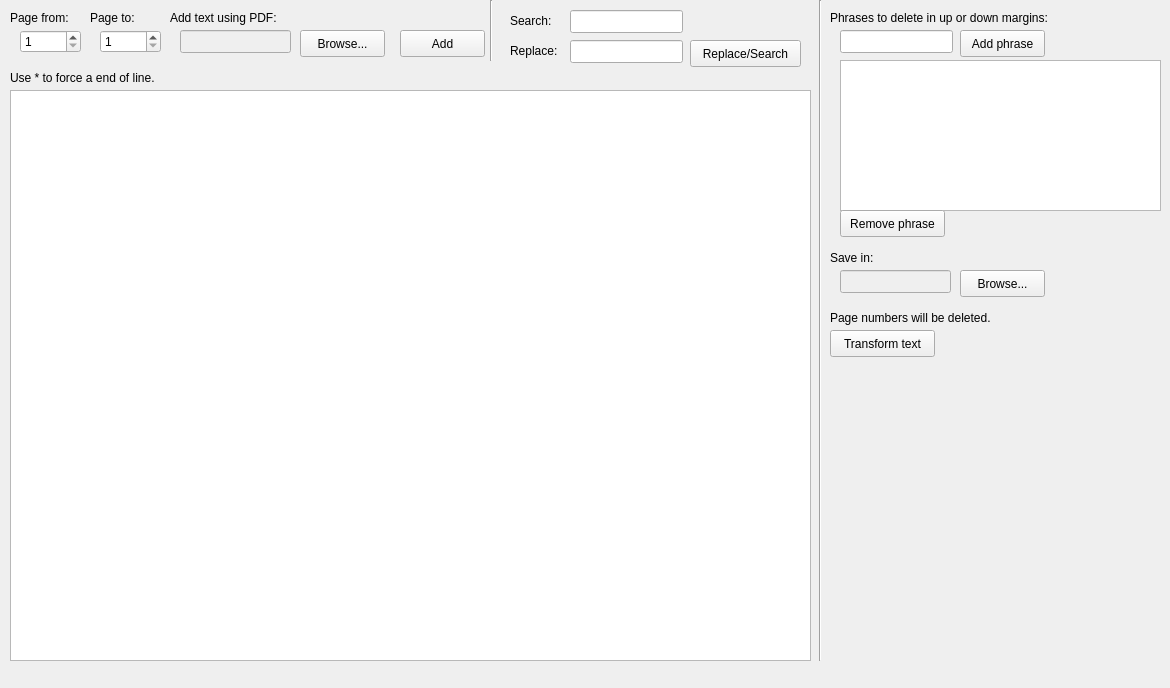
<?xml version="1.0" encoding="UTF-8"?>
<ui version="4.0">
 <class>MainWindow</class>
 <widget class="QMainWindow" name="MainWindow">
  <property name="geometry">
   <rect>
    <x>0</x>
    <y>0</y>
    <width>1170</width>
    <height>688</height>
   </rect>
  </property>
  <property name="windowTitle">
   <string>Edit text from PDF to TXT</string>
  </property>
  <property name="unifiedTitleAndToolBarOnMac">
   <bool>false</bool>
  </property>
  <widget class="QWidget" name="centralwidget">
   <widget class="QListWidget" name="lWPalabrasTabu">
    <property name="geometry">
     <rect>
      <x>840</x>
      <y>60</y>
      <width>321</width>
      <height>151</height>
     </rect>
    </property>
   </widget>
   <widget class="QLineEdit" name="lEPalabraTabu">
    <property name="geometry">
     <rect>
      <x>840</x>
      <y>30</y>
      <width>113</width>
      <height>23</height>
     </rect>
    </property>
   </widget>
   <widget class="QPushButton" name="pBtAnyadirTabu">
    <property name="geometry">
     <rect>
      <x>960</x>
      <y>30</y>
      <width>85</width>
      <height>27</height>
     </rect>
    </property>
    <property name="text">
     <string>Add phrase</string>
    </property>
   </widget>
   <widget class="QPushButton" name="pBtEliminarTabu">
    <property name="geometry">
     <rect>
      <x>840</x>
      <y>210</y>
      <width>105</width>
      <height>27</height>
     </rect>
    </property>
    <property name="text">
     <string>Remove phrase</string>
    </property>
   </widget>
   <widget class="QLineEdit" name="lEArchivoOrigen">
    <property name="enabled">
     <bool>false</bool>
    </property>
    <property name="geometry">
     <rect>
      <x>180</x>
      <y>30</y>
      <width>111</width>
      <height>23</height>
     </rect>
    </property>
   </widget>
   <widget class="QLabel" name="lbFrasesTabu">
    <property name="geometry">
     <rect>
      <x>830</x>
      <y>10</y>
      <width>251</width>
      <height>16</height>
     </rect>
    </property>
    <property name="text">
     <string>Phrases to delete in up or down margins:</string>
    </property>
   </widget>
   <widget class="QPushButton" name="pBtArchivoOrigen">
    <property name="geometry">
     <rect>
      <x>300</x>
      <y>30</y>
      <width>85</width>
      <height>27</height>
     </rect>
    </property>
    <property name="text">
     <string>Browse...</string>
    </property>
   </widget>
   <widget class="QPushButton" name="pBtArchivoGuardar">
    <property name="geometry">
     <rect>
      <x>960</x>
      <y>270</y>
      <width>85</width>
      <height>27</height>
     </rect>
    </property>
    <property name="text">
     <string>Browse...</string>
    </property>
   </widget>
   <widget class="QLineEdit" name="lEArchivoGuardar">
    <property name="enabled">
     <bool>false</bool>
    </property>
    <property name="geometry">
     <rect>
      <x>840</x>
      <y>270</y>
      <width>111</width>
      <height>23</height>
     </rect>
    </property>
   </widget>
   <widget class="QLabel" name="lbArchivoGuardar">
    <property name="geometry">
     <rect>
      <x>830</x>
      <y>250</y>
      <width>61</width>
      <height>16</height>
     </rect>
    </property>
    <property name="text">
     <string>Save in:</string>
    </property>
   </widget>
   <widget class="QPushButton" name="pBtTransformar">
    <property name="geometry">
     <rect>
      <x>830</x>
      <y>330</y>
      <width>105</width>
      <height>27</height>
     </rect>
    </property>
    <property name="text">
     <string>Transform text</string>
    </property>
   </widget>
   <widget class="Line" name="line">
    <property name="geometry">
     <rect>
      <x>810</x>
      <y>0</y>
      <width>20</width>
      <height>661</height>
     </rect>
    </property>
    <property name="orientation">
     <enum>Qt::Vertical</enum>
    </property>
   </widget>
   <widget class="QPlainTextEdit" name="pTETextoPDF">
    <property name="geometry">
     <rect>
      <x>10</x>
      <y>90</y>
      <width>801</width>
      <height>571</height>
     </rect>
    </property>
    <property name="verticalScrollBarPolicy">
     <enum>Qt::ScrollBarAsNeeded</enum>
    </property>
    <property name="horizontalScrollBarPolicy">
     <enum>Qt::ScrollBarAsNeeded</enum>
    </property>
   </widget>
   <widget class="QLabel" name="label">
    <property name="geometry">
     <rect>
      <x>830</x>
      <y>310</y>
      <width>291</width>
      <height>16</height>
     </rect>
    </property>
    <property name="text">
     <string>Page numbers will be deleted.</string>
    </property>
   </widget>
   <widget class="QLabel" name="label_2">
    <property name="geometry">
     <rect>
      <x>10</x>
      <y>70</y>
      <width>241</width>
      <height>16</height>
     </rect>
    </property>
    <property name="text">
     <string>Use * to force a end of line.</string>
    </property>
   </widget>
   <widget class="QSpinBox" name="sBPagDesde">
    <property name="geometry">
     <rect>
      <x>20</x>
      <y>30</y>
      <width>61</width>
      <height>23</height>
     </rect>
    </property>
    <property name="minimum">
     <number>1</number>
    </property>
    <property name="maximum">
     <number>1000</number>
    </property>
   </widget>
   <widget class="QSpinBox" name="sBPagHasta">
    <property name="geometry">
     <rect>
      <x>100</x>
      <y>30</y>
      <width>61</width>
      <height>23</height>
     </rect>
    </property>
    <property name="minimum">
     <number>1</number>
    </property>
    <property name="maximum">
     <number>1000</number>
    </property>
   </widget>
   <widget class="QLabel" name="label_3">
    <property name="geometry">
     <rect>
      <x>10</x>
      <y>10</y>
      <width>71</width>
      <height>16</height>
     </rect>
    </property>
    <property name="text">
     <string>Page from:</string>
    </property>
   </widget>
   <widget class="QLabel" name="label_4">
    <property name="geometry">
     <rect>
      <x>90</x>
      <y>10</y>
      <width>71</width>
      <height>16</height>
     </rect>
    </property>
    <property name="text">
     <string>Page to:</string>
    </property>
   </widget>
   <widget class="QLabel" name="label_5">
    <property name="geometry">
     <rect>
      <x>170</x>
      <y>10</y>
      <width>121</width>
      <height>16</height>
     </rect>
    </property>
    <property name="text">
     <string>Add text using PDF:</string>
    </property>
   </widget>
   <widget class="QLabel" name="label_6">
    <property name="geometry">
     <rect>
      <x>510</x>
      <y>10</y>
      <width>41</width>
      <height>21</height>
     </rect>
    </property>
    <property name="text">
     <string>Search:</string>
    </property>
   </widget>
   <widget class="QLineEdit" name="lEBuscaEnTexto">
    <property name="geometry">
     <rect>
      <x>570</x>
      <y>10</y>
      <width>113</width>
      <height>23</height>
     </rect>
    </property>
   </widget>
   <widget class="QLineEdit" name="lEReemplazaEnTexto">
    <property name="geometry">
     <rect>
      <x>570</x>
      <y>40</y>
      <width>113</width>
      <height>23</height>
     </rect>
    </property>
   </widget>
   <widget class="QLabel" name="label_7">
    <property name="geometry">
     <rect>
      <x>510</x>
      <y>40</y>
      <width>61</width>
      <height>21</height>
     </rect>
    </property>
    <property name="text">
     <string>Replace:</string>
    </property>
   </widget>
   <widget class="QPushButton" name="btBuscaReemplaza">
    <property name="geometry">
     <rect>
      <x>690</x>
      <y>40</y>
      <width>111</width>
      <height>27</height>
     </rect>
    </property>
    <property name="text">
     <string>Replace/Search</string>
    </property>
   </widget>
   <widget class="QPushButton" name="btAnyadirTexto">
    <property name="geometry">
     <rect>
      <x>400</x>
      <y>30</y>
      <width>85</width>
      <height>27</height>
     </rect>
    </property>
    <property name="text">
     <string>Add</string>
    </property>
   </widget>
   <widget class="Line" name="line_2">
    <property name="geometry">
     <rect>
      <x>490</x>
      <y>0</y>
      <width>3</width>
      <height>61</height>
     </rect>
    </property>
    <property name="orientation">
     <enum>Qt::Vertical</enum>
    </property>
   </widget>
  </widget>
  <widget class="QMenuBar" name="menubar">
   <property name="geometry">
    <rect>
     <x>0</x>
     <y>0</y>
     <width>1170</width>
     <height>23</height>
    </rect>
   </property>
  </widget>
 </widget>
 <tabstops>
  <tabstop>sBPagDesde</tabstop>
  <tabstop>sBPagHasta</tabstop>
  <tabstop>lEArchivoOrigen</tabstop>
  <tabstop>pBtArchivoOrigen</tabstop>
  <tabstop>btAnyadirTexto</tabstop>
  <tabstop>lEBuscaEnTexto</tabstop>
  <tabstop>lEReemplazaEnTexto</tabstop>
  <tabstop>btBuscaReemplaza</tabstop>
  <tabstop>pTETextoPDF</tabstop>
  <tabstop>lEPalabraTabu</tabstop>
  <tabstop>pBtAnyadirTabu</tabstop>
  <tabstop>lWPalabrasTabu</tabstop>
  <tabstop>pBtEliminarTabu</tabstop>
  <tabstop>lEArchivoGuardar</tabstop>
  <tabstop>pBtArchivoGuardar</tabstop>
  <tabstop>pBtTransformar</tabstop>
 </tabstops>
 <resources/>
 <connections/>
</ui>
